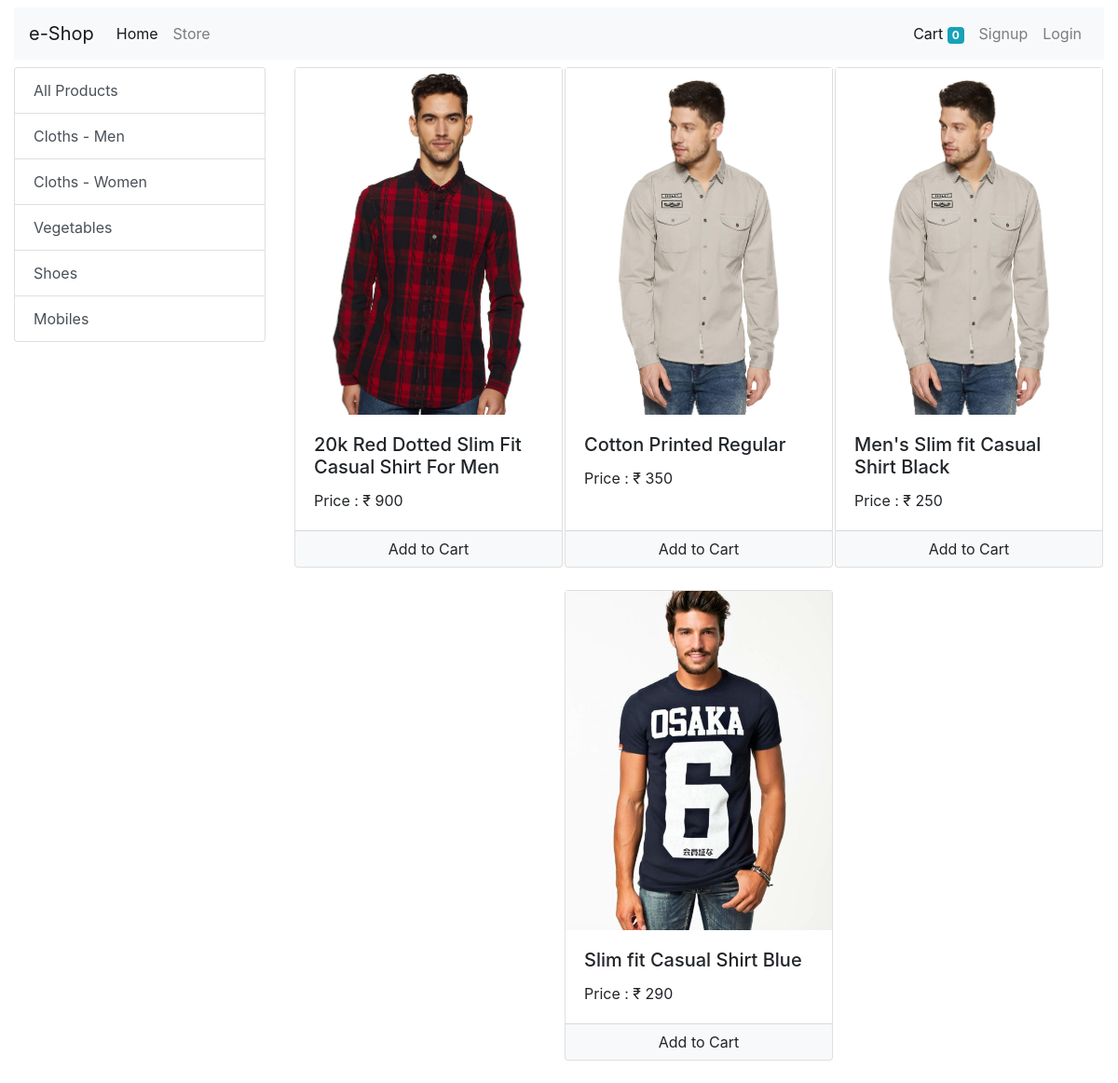
/?category=1, run on the app's committed database.
### store/models/category.py (models this page shows, shortened)
class Category(models.Model):
    name = models.CharField(max_length=30)
    @staticmethod
    def get_all_categories():
        return Category.objects.all()

### store/models/product.py (models this page shows, shortened)
class Product(models.Model):
    name = models.CharField(max_length=50)
    price = models.IntegerField(default=0)
    category = models.ForeignKey(Category, on_delete=models.CASCADE, default=1)
    description = models.CharField(max_length=200, default='', blank=True)
    image = models.ImageField(upload_to='uploads/products/')
    @staticmethod
    def get_all_products_by_category_id(category_id):
        if category_id:
            return Product.objects.filter(category=category_id)
        else:
            return Product.get_all_products()

### store/views/home.py (the view, shortened to what this page needs)
# urls.py: path('', Index.as_view(), name='homepage'),
class Index(View):
    def get(self, request):
        cart = request.session.get('')
        if not cart:
            request.session.cart = {}
        products = None
        categories = Category.get_all_categories()
        categoryID = request.GET.get('category')
        if categoryID:
            products = Product.get_all_products_by_category_id(categoryID)
        else:
            products = Product.get_all_products()
        data = {'products': products, 'categories': categories}
        print('You are ', request.session.get('email'))
        return render(request, "index.html", data)

### store/templatetags/cart.py (called while the page is built)
@register.filter(name='is_in_cart')
def is_in_cart(product, cart):
    keys = cart.keys()
    for id in keys:
        if int(id) == product.id:
            return True
    return False

### store/templatetags/custom_filter.py (called while the page is built)
@register.filter(name='currency')
def currency(number):
    raw_text = u"\u20B9"
    return raw_text + " " + str(number)

### store/templates/index.html (shortened to what this page needs)
{% extends "base.html" %} {% block content %}
{% load cart %}
{% load custom_filter %}
<div class="container-fluid">
  <div class="row">
    <div class="col-lg-3 mx-auto">
      <div class="list-group">
        <a href="/" class="list-group-item list-group-item-action">All Products</a>
        {% for category in categories %}
        <a href="/?category={{category.id}}" class="list-group-item list-group-item-action">{{category.name}}</a>
        {% endfor %}
      </div>
    </div>
    <div id="products" class="col-lg-9 mx-auto">
      <div class="row mx-auto">
        {% for product in products %}
        <div class="card mx-auto mb-4" id="{{product.id}}" style="width: 18rem">
          <img class="card-image-top" src="{{product.image.url}}" class="card-img-top" alt="Card image cap" />
          <div class="card-body">
            <h5 class="card-title">{{product.name}}</h5>
            <p class="card-text">Price : {{product.price|currency}}</p>
          </div>
          <div class="card-footer p-0">
            {% if product|is_in_cart:request.session.cart %}
            <div class="row no-gutters">
              <form action="/#{{product.id}}" method="post" class="col-2">
                {% csrf_token %}
                <input hidden type="text" name="product" value="{{product.id}}" />
                <input hidden type="text" name="remove" value="True" />
                <input type="submit" value=" - " class="btn btn-block btn-secondary" />
              </form>
              <div class="text-center col">{{product|cart_quantity:request.session.cart}} in Cart</div>
              <form action="/#{{product.id}}" method="post" class="col-2">
                {% csrf_token %}
                <input hidden type="text" name="product" value="{{product.id}}" />
                <input type="submit" value=" + " class="btn btn-block btn-secondary" />
              </form>
            </div>
            {% else %}
            <form action="/#{{product.id}}" method="post" type="submit" class="btn-block">
              <input type="submit" class="float-right btn btn-block btn-light rounded" value="Add to Cart" />
            </form>
            {% endif %}
          </div>
        </div>
        {% endfor %}
      </div>
    </div>
  </div>
</div>
{% endblock %}

### data on the page
Category: name "Cloths - Men"
Category: name "Cloths - Women"
Category: name "Vegetables"
Category: name "Shoes"
Category: name "Mobiles"
Product: image (picture), name "20k Red Dotted Slim Fit Casual Shirt For Men", price "₹ 900"
Product: image (picture), name "Cotton Printed Regular", price "₹ 350"
Product: image (picture), name "Men's Slim fit Casual Shirt Black", price "₹ 250"
Product: image (picture), name "Slim fit Casual Shirt Blue", price "₹ 290"

### other printed values
{{ request.session.cart.keys|length }} "0"
